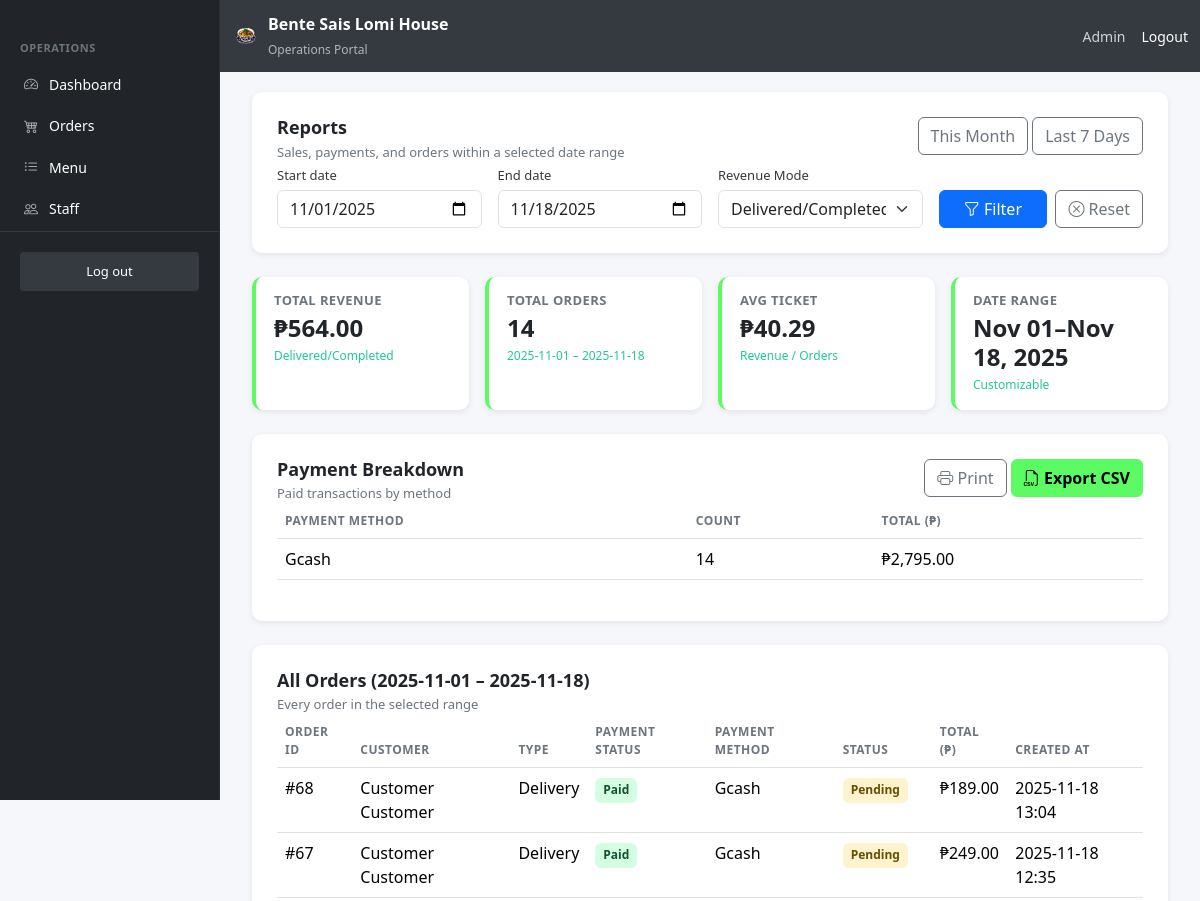
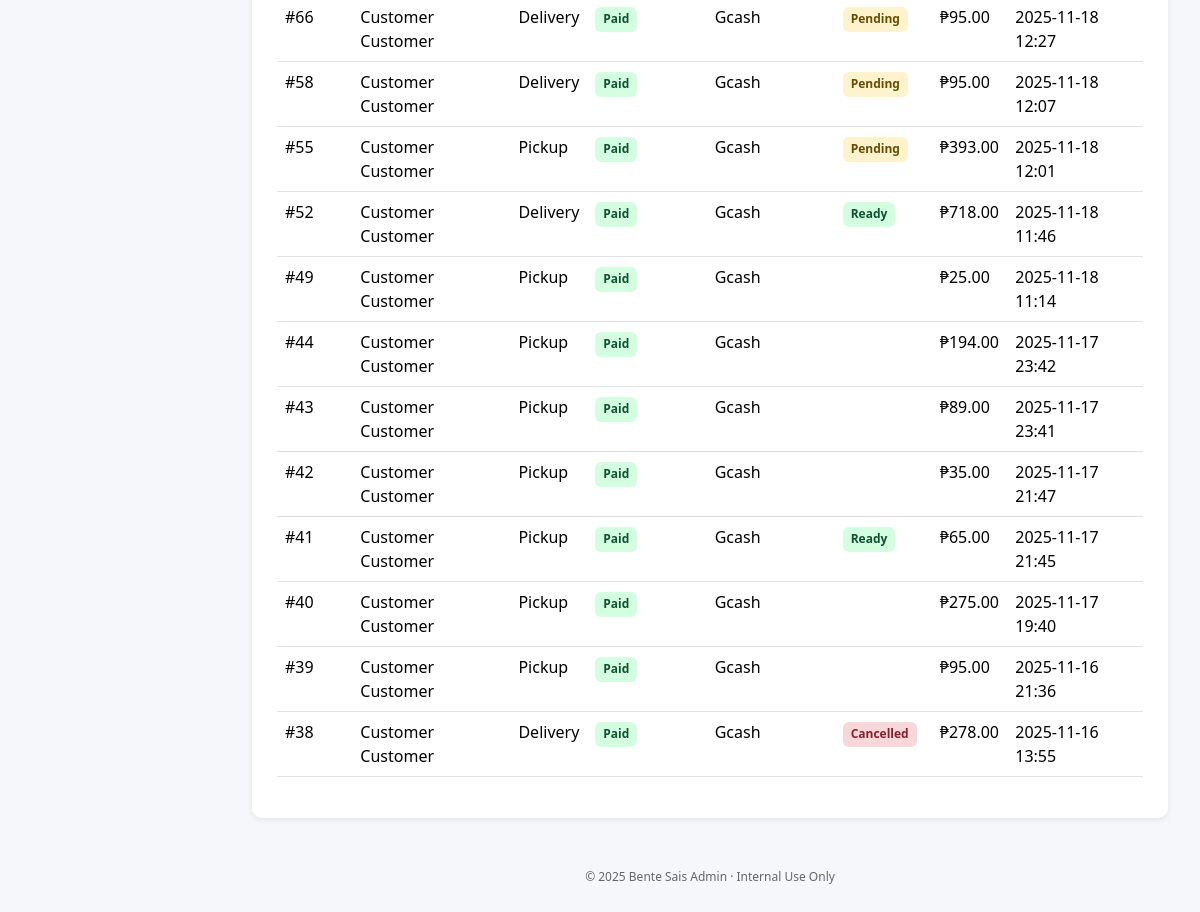
The app's page /admin/reports.php?start=2025-11-01&end=2025-11-18&rev_mode=completed (signed in) with its own data (2 pictures, top to bottom).
### tables this page shows
CREATE TABLE `order_payment_details` (
  `payment_id` int(11) NOT NULL,
  `order_id` int(11) NOT NULL,
  `payment_method` enum('cash','gcash','card') NOT NULL,
  `payment_status` enum('pending','paid','failed','refunded') DEFAULT 'pending',
  `gcash_reference` varchar(100) DEFAULT NULL,
  `gcash_amount` decimal(10,2) DEFAULT NULL,
  `gcash_sender_name` varchar(100) DEFAULT NULL,
  `amount_paid` decimal(10,2) DEFAULT NULL,
  `change_amount` decimal(10,2) DEFAULT NULL,
  `paid_at` datetime DEFAULT NULL
);

CREATE TABLE `orders` (
  `order_id` int(11) NOT NULL,
  `order_number` varchar(20) NOT NULL,
  `user_id` int(11) DEFAULT NULL,
  `order_type` enum('pickup','delivery') NOT NULL,
  `order_time` datetime NOT NULL,
  `preferred_time` datetime DEFAULT NULL,
  `status` enum('pending','confirmed','preparing','ready','out_for_delivery','delivered','completed','cancelled') DEFAULT 'pending',
  `subtotal` decimal(10,2) NOT NULL DEFAULT 0.00,
  `delivery_fee` decimal(10,2) NOT NULL DEFAULT 0.00,
  `tip_amount` decimal(10,2) NOT NULL DEFAULT 0.00,
  `total_amount` decimal(10,2) NOT NULL DEFAULT 0.00,
  `handler_id` int(11) DEFAULT NULL,
  `driver_id` int(11) DEFAULT NULL,
  `confirmed_at` datetime DEFAULT NULL,
  `preparing_at` datetime DEFAULT NULL,
  `ready_at` datetime DEFAULT NULL,
  `out_for_delivery_at` datetime DEFAULT NULL,
  `delivered_at` datetime DEFAULT NULL,
  `cancelled_at` datetime DEFAULT NULL,
  `created_at` datetime DEFAULT current_timestamp(),
  `updated_at` datetime DEFAULT current_timestamp() ON UPDATE current_timestamp()
);

### admin/reports.php (the view, shortened to what this page needs)
<?php
include __DIR__ . '/includes/header.php';
include __DIR__ . '/includes/sidebar.php';
$DB = [
  'TABLE_ORDERS'   => 'orders',
  'TABLE_CUST'     => 'order_customer_details',
  'TABLE_PAY'      => 'order_payment_details',
  'COL_ORDER_ID'   => 'order_id',
  'COL_ORDER_NUM'  => 'order_number',
  'COL_USER_ID'    => 'user_id',
  'COL_CUST_NAME'  => 'customer_first_name',
  'COL_CUST_LNAME' => 'customer_last_name',
  'COL_TYPE'       => 'order_type',
  'COL_STATUS'     => 'status',
  'COL_PAY_STATUS' => 'payment_status',
  'COL_PAY_METHOD' => 'payment_method',
  'COL_PAY_AMOUNT' => 'amount_paid',
  'COL_PAY_DATE'   => 'paid_at',
  'COL_TOTAL'      => 'total_amount',
  'COL_CREATED'    => 'created_at',
];
function peso($n) { return '₱' . number_format((float)$n, 2); }
function h($s){ return htmlspecialchars((string)$s, ENT_QUOTES, 'UTF-8'); }
$start = isset($_GET['start']) && $_GET['start'] !== '' ? $_GET['start'] : date('Y-m-d', strtotime('-6 days'));
$end   = isset($_GET['end'])   && $_GET['end']   !== '' ? $_GET['end']   : date('Y-m-d');
$revMode = $_GET['rev_mode'] ?? 'completed';
$from = $start . ' 00:00:00';
$to   = $end   . ' 23:59:59';
$T_O = $DB['TABLE_ORDERS'];
$T_C = $DB['TABLE_CUST'];
$T_P = $DB['TABLE_PAY'];
$O_ID = $DB['COL_ORDER_ID'];
$O_CREATED = $DB['COL_CREATED'];
$O_STATUS = $DB['COL_STATUS'];
$O_TOTAL = $DB['COL_TOTAL'];
$O_TYPE = $DB['COL_TYPE'];
$C_FNAME = $DB['COL_CUST_NAME'];
$C_LNAME = $DB['COL_CUST_LNAME'];
$P_STATUS = $DB['COL_PAY_STATUS'];
$P_METHOD = $DB['COL_PAY_METHOD'];
$P_DATE = $DB['COL_PAY_DATE'];
$P_AMOUNT = $DB['COL_PAY_AMOUNT'];
$sum = ['revenue'=>0,'orders'=>0];
if ($revMode === 'paid') {
    $sql = "SELECT COALESCE(SUM($T_P.$P_AMOUNT),0) FROM $T_P WHERE $T_P.$P_DATE BETWEEN ? AND ? AND $T_P.$P_STATUS = 'paid'";
} else {
    $sql = "SELECT COALESCE(SUM($T_O.$O_TOTAL),0) FROM $T_O WHERE $T_O.$O_CREATED BETWEEN ? AND ? AND $T_O.$O_STATUS IN ('delivered','completed')";
}
if ($stmt = $conn->prepare($sql)) {
  $stmt->bind_param('ss', $from, $to);
  $stmt->execute(); $stmt->bind_result($sum['revenue']); $stmt->fetch(); $stmt->close();
}
if ($stmt = $conn->prepare("SELECT COUNT(*) FROM $T_O WHERE $O_CREATED BETWEEN ? AND ?")) {
  $stmt->bind_param('ss', $from, $to);
  $stmt->execute(); $stmt->bind_result($sum['orders']); $stmt->fetch(); $stmt->close();
}
$payRows = [];
$sql = "SELECT
            COALESCE($P_METHOD,'Unknown') AS method,
            COUNT($O_ID) AS cnt,
            COALESCE(SUM($P_AMOUNT),0) AS amt
        FROM $T_P
        WHERE $P_DATE BETWEEN ? AND ? AND $P_STATUS='paid'
        GROUP BY COALESCE($P_METHOD,'Unknown')
        ORDER BY amt DESC";
if ($stmt = $conn->prepare($sql)) {
  $stmt->bind_param('ss', $from, $to);
  $stmt->execute();
  $res = $stmt->get_result();
  while ($r = $res->fetch_assoc()) { $payRows[] = $r; }
}
$orders = [];
$sql = "SELECT
            o.$O_ID, o.$O_CREATED, o.$O_TYPE, o.$O_STATUS, o.$O_TOTAL,
            CONCAT(ocd.$C_FNAME, ' ', ocd.$C_LNAME) as customer_name,
            opd.$P_STATUS, opd.$P_METHOD
        FROM $T_O o
        LEFT JOIN $T_C ocd ON o.$O_ID = ocd.$O_ID
        LEFT JOIN $T_P opd ON o.$O_ID = opd.$O_ID
        WHERE o.$O_CREATED BETWEEN ? AND ?
        ORDER BY o.$O_CREATED DESC";
if ($stmt = $conn->prepare($sql)) {
  $stmt->bind_param('ss', $from, $to);
  $stmt->execute();
  $res = $stmt->get_result();
  while ($r = $res->fetch_assoc()) { $orders[] = $r; }
}
?>
<div class="container-fluid">
  <main class="main-content">
    <div class="content-card mb-4 no-print">
      <div class="content-card-header">
        <div class="left">
          <h2>Reports</h2>
          <p>Sales, payments, and orders within a selected date range</p>
        </div>
        <div class="right">
          <a href="?start=<?=h(date('Y-m-01'))?>&end=<?=h(date('Y-m-d'))?>&rev_mode=completed" class="btn btn-outline-secondary">
            This Month
          </a>
          <a href="?start=<?=h(date('Y-m-d', strtotime('-6 days')))?>&end=<?=h(date('Y-m-d'))?>&rev_mode=completed" class="btn btn-outline-secondary">
            Last 7 Days
          </a>
        </div>
      </div>
      <form class="row g-3 align-items-end" method="get">
        <div class="col-md-3">
          <label class="form-label">Start date</label>
          <input type="date" class="form-control" name="start" value="<?=h($start)?>">
        </div>
        <div class="col-md-3">
          <label class="form-label">End date</label>
          <input type="date" class="form-control" name="end" value="<?=h($end)?>">
        </div>
        <div class="col-md-3">
          <label class="form-label">Revenue Mode</label>
          <select class="form-select" name="rev_mode">
            <option value="completed" <?= $revMode==='completed' ? 'selected':''; ?>>Delivered/Completed Orders</option>
          </select>
        </div>
        <div class="col-md-3 d-flex gap-2">
          <button class="btn btn-primary flex-grow-1"><i class="bi bi-funnel"></i> Filter</button>
          <a class="btn btn-outline-secondary" href="reports.php"><i class="bi bi-x-circle"></i> Reset</a>
        </div>
      </form>
    </div>
    <div class="row g-3 mb-4">
      <div class="col-sm-6 col-lg-3">
        <div class="stat-card">
          <h5>Total Revenue</h5>
          <div class="value"><?= h(peso($sum['revenue'])) ?></div>
          <div class="hint"><?= $revMode==='paid' ? 'Paid only' : 'Delivered/Completed' ?></div>
        </div>
      </div>
      <div class="col-sm-6 col-lg-3">
        <div class="stat-card">
          <h5>Total Orders</h5>
          <div class="value"><?= h(number_format($sum['orders'])) ?></div>
          <div class="hint"><?= h($start) ?> – <?= h($end) ?></div>
        </div>
      </div>
      <div class="col-sm-6 col-lg-3">
        <div class="stat-card">
          <h5>Avg Ticket</h5>
          <div class="value">
            <?= $sum['orders'] ? h(peso($sum['revenue'] / $sum['orders'])) : '₱0.00' ?>
          </div>
          <div class="hint">Revenue / Orders</div>
        </div>
      </div>
      <div class="col-sm-6 col-lg-3">
        <div class="stat-card">
          <h5>Date Range</h5>
          <div class="value"><?= h(date('M d', strtotime($start))) ?>–<?= h(date('M d, Y', strtotime($end))) ?></div>
          <div class="hint">Customizable</div>
        </div>
      </div>
    </div>
    <div class="content-card mb-4">
      <div class="content-card-header">
        <div class="left">
          <h2>Payment Breakdown</h2>
          <p>Paid transactions by method</p>
        </div>
        <div class="right">
          <button class="btn btn-outline-secondary no-print" onclick="window.print()">
            <i class="bi bi-printer"></i> Print
          </button>
          <a class="btn btn-success no-print"
             href="?start=<?=h($start)?>&end=<?=h($end)?>&rev_mode=<?=h($revMode)?>&export=1">
            <i class="bi bi-filetype-csv"></i> Export CSV
          </a>
        </div>
      </div>
      <div class="table-responsive">
        <table class="table table-hover">
          <thead>
            <tr>
              <th>Payment Method</th>
              <th>Count</th>
              <th>Total (₱)</th>
            </tr>
          </thead>
          <tbody>
            <?php if (!$payRows): ?>
              <tr><td colspan="3" class="text-center text-muted">No paid transactions in this range.</td></tr>
            <?php else: ?>
              <?php foreach ($payRows as $r): ?>
              <tr>
                <td><?= h(ucfirst($r['method'])) ?></td>
                <td><?= h(number_format($r['cnt'])) ?></td>
                <td><?= h(peso($r['amt'])) ?></td>
              </tr>
              <?php endforeach; ?>
            <?php endif; ?>
          </tbody>
        </table>
      </div>
    </div>
    <div class="content-card">
      <div class="content-card-header">
        <div class="left">
          <h2>All Orders (<?= h($start) ?> – <?= h($end) ?>)</h2>
          <p>Every order in the selected range</p>
        </div>
      </div>
      <div class="table-responsive">
        <table class="table table-hover">
          <thead>
            <tr>
              <th>Order ID</th>
              <th>Customer</th>
              <th>Type</th>
              <th>Payment Status</th>
              <th>Payment Method</th>
              <th>Status</th>
              <th>Total (₱)</th>
              <th>Created At</th>
            </tr>
          </thead>
          <tbody>
            <?php if (!$orders): ?>
              <tr><td colspan="8" class="text-center text-muted">No orders in this period.</td></tr>
            <?php else: ?>
              <?php foreach ($orders as $r): ?>
                <tr>
                  <td>#<?= h($r[$O_ID]) ?></td>
                  <td><?= h($r['customer_name']) ?></td>
                  <td><?= h(ucfirst($r[$O_TYPE])) ?></td>
                  <td>
                    <span class="badge <?= $r[$P_STATUS]==='paid'?'badge-success':'badge-warning' ?>">
                      <?= h(ucfirst($r[$P_STATUS] ?? 'N/A')) ?>
                    </span>
                  </td>
                  <td><?= h(ucfirst($r[$P_METHOD] ?? '—')) ?></td>
                  <td>
                    <?php
                      $map = [
                        'pending' => 'badge-warning',
                        'confirmed' => 'badge-primary',
                        'preparing' => 'badge-info',
                        'ready' => 'badge-success',
                        'out_for_delivery' => 'badge-info',
                        'delivered' => 'badge-secondary',
                        'completed' => 'badge-secondary',
                        'cancelled' => 'badge-danger',
                      ];
                      $cls = $map[$r[$O_STATUS]] ?? 'badge-light';
                    ?>
                    <span class="badge <?= h($cls) ?>"><?= h(ucwords(str_replace('_',' ',$r[$O_STATUS]))) ?></span>
                  </td>
                  <td><?= h(peso($r[$O_TOTAL])) ?></td>
                  <td><?= h(date('Y-m-d H:i', strtotime($r[$O_CREATED]))) ?></td>
                </tr>
              <?php endforeach; ?>
            <?php endif; ?>
          </tbody>
        </table>
      </div>
    </div>
  </main>
</div>
<?php include __DIR__ . '/includes/footer.php'; ?>

### assets/css/admin_dashboard.css (style rules this page uses)
:root { --avocado-green: #5cfa63; --sidebar-width: 220px; }
body { font-family: "Segoe UI", Arial, sans-serif; background-color: #f5f7fa; }
.main-content { margin-left: var(--sidebar-width); padding: 20px; transition: margin-left 0.3s ease; }
.stat-card { background: #fff; border-radius: 10px; box-shadow: 0 2px 6px rgba(0,0,0,0.08); border-left: 4px solid var(--avocado-green); padding: 16px 18px; height: 100%; }
.stat-card h5 { margin: 0 0 6px; font-size: 13px; font-weight: 600; color: #6c757d; text-transform: uppercase; letter-spacing: .03em; }
.stat-card .value { font-size: 24px; font-weight: 600; color: #212529; line-height: 1.2; }
.stat-card .hint { font-size: 12px; color: #20c997; margin-top: 4px; }
.content-card { background: #fff; padding: 25px; border-radius: 10px; box-shadow: 0 2px 6px rgba(0,0,0,0.08); margin-bottom: 20px; }
.content-card-header { display: flex; justify-content: space-between; flex-wrap: wrap; gap: 12px; align-items: flex-start; }
.content-card-header .left h2 { font-size: 18px; color: #212529; margin: 0; font-weight: 600; line-height: 1.2; }
.content-card-header .left p { font-size: 13px; color: #6c757d; margin: 4px 0 0; }
.badge { display: inline-block; font-size: 12px; line-height: 1.4; padding: 4px 8px; border-radius: 6px; font-weight: 600; }
.badge-success { background: #d3ffe0; color: #0f5132; }
.badge-warning { background: #fff3cd; color: #664d03; }
.badge-danger { background: #f8d7da; color: #842029; }
.btn-success { background-color: var(--avocado-green); border-color: var(--avocado-green); color: #000; font-weight: 600; }
.table th { border-top: none; font-weight: 600; font-size: 12px; text-transform: uppercase; letter-spacing: .04em; color: #6c757d; }
.form-label { font-size: 13px; font-weight: 500; color: #343a40; margin-bottom: 4px; }

### records on screen
order_payment_details: order.order_id "68", customer_name "Customer Customer", order.order_type "Delivery", payment_status "Paid", payment_method "Gcash", order.status "Pending", order.total_amount "₱189.00", order.created_at "2025-11-18 13:04"
order_payment_details: order.order_id "67", customer_name "Customer Customer", order.order_type "Delivery", payment_status "Paid", payment_method "Gcash", order.status "Pending", order.total_amount "₱249.00", order.created_at "2025-11-18 12:35"
order_payment_details: order.order_id "66", customer_name "Customer Customer", order.order_type "Delivery", payment_status "Paid", payment_method "Gcash", order.status "Pending", order.total_amount "₱95.00", order.created_at "2025-11-18 12:27"
order_payment_details: order.order_id "58", customer_name "Customer Customer", order.order_type "Delivery", payment_status "Paid", payment_method "Gcash", order.status "Pending", order.total_amount "₱95.00", order.created_at "2025-11-18 12:07"
order_payment_details: order.order_id "55", customer_name "Customer Customer", order.order_type "Pickup", payment_status "Paid", payment_method "Gcash", order.status "Pending", order.total_amount "₱393.00", order.created_at "2025-11-18 12:01"
order_payment_details: order.order_id "52", customer_name "Customer Customer", order.order_type "Delivery", payment_status "Paid", payment_method "Gcash", order.status "Ready", order.total_amount "₱718.00", order.created_at "2025-11-18 11:46"
order_payment_details: order.order_id "49", customer_name "Customer Customer", order.order_type "Pickup", payment_status "Paid", payment_method "Gcash", order.total_amount "₱25.00", order.created_at "2025-11-18 11:14"
order_payment_details: order.order_id "44", customer_name "Customer Customer", order.order_type "Pickup", payment_status "Paid", payment_method "Gcash", order.total_amount "₱194.00", order.created_at "2025-11-17 23:42"
order_payment_details: order.order_id "43", customer_name "Customer Customer", order.order_type "Pickup", payment_status "Paid", payment_method "Gcash", order.total_amount "₱89.00", order.created_at "2025-11-17 23:41"
order_payment_details: order.order_id "42", customer_name "Customer Customer", order.order_type "Pickup", payment_status "Paid", payment_method "Gcash", order.total_amount "₱35.00", order.created_at "2025-11-17 21:47"
order_payment_details: order.order_id "41", customer_name "Customer Customer", order.order_type "Pickup", payment_status "Paid", payment_method "Gcash", order.status "Ready", order.total_amount "₱65.00", order.created_at "2025-11-17 21:45"
order_payment_details: order.order_id "40", customer_name "Customer Customer", order.order_type "Pickup", payment_status "Paid", payment_method "Gcash", order.total_amount "₱275.00", order.created_at "2025-11-17 19:40"
order_payment_details: order.order_id "39", customer_name "Customer Customer", order.order_type "Pickup", payment_status "Paid", payment_method "Gcash", order.total_amount "₱95.00", order.created_at "2025-11-16 21:36"
order_payment_details: order.order_id "38", customer_name "Customer Customer", order.order_type "Delivery", payment_status "Paid", payment_method "Gcash", order.status "Cancelled", order.total_amount "₱278.00", order.created_at "2025-11-16 13:55"

### other values on screen
get_user_name() "Admin"
peso($sum['revenue']) "₱564.00"
$sum['orders'] "14"
$start "2025-11-01"
$end "2025-11-18"
peso($sum['revenue'] / $sum['orders']) "₱40.29"
date('M d', strtotime($start)) "Nov 01"
date('M d, Y', strtotime($end)) "Nov 18, 2025"
$r['method'] "Gcash"
$r['cnt'] "14"
peso($r['amt']) "₱2,795.00"
